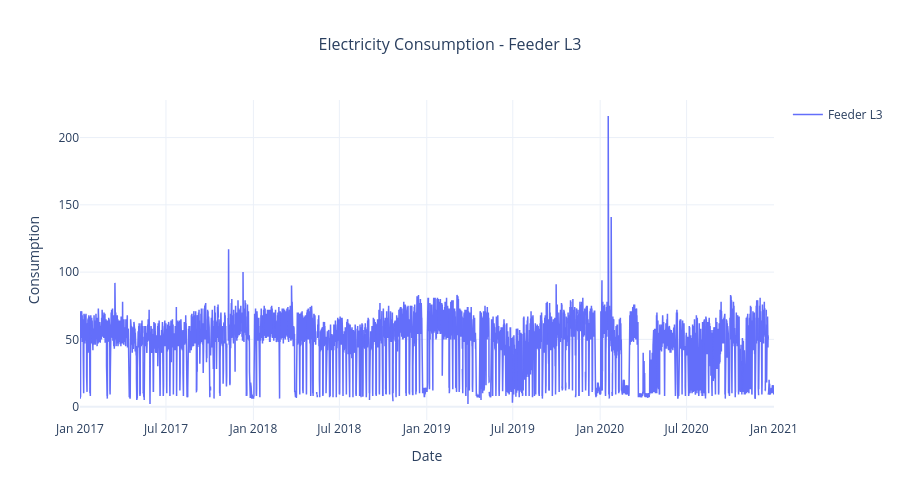
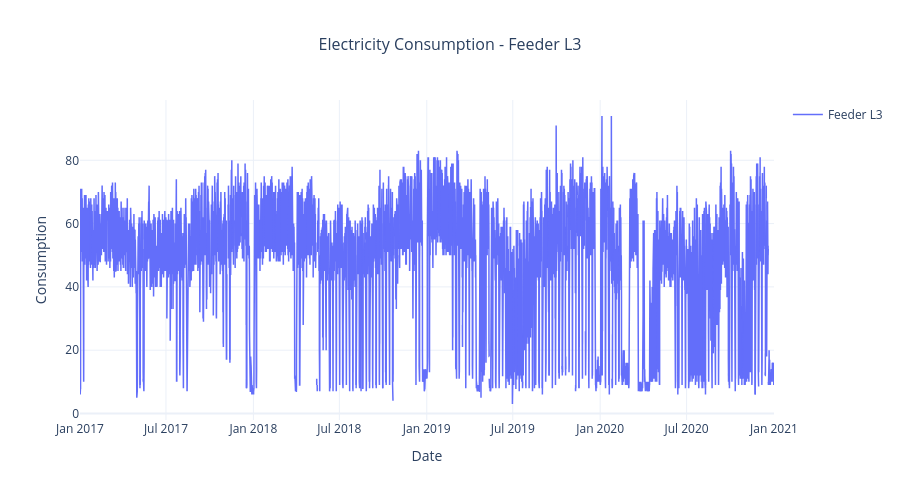

The notebook cell saved with these charts, in order:
### Markdown cell above
## Apply Z-score Outlier Removal

### Code cell
# Create a feeder instance
feeder_a1 = feeder(feeder_name)
feeder_a1.plot()
# Apply Z-score outlier removal with default settings
result = feeder_a1.apply_zscore()

# Apply with custom parameters
result = feeder_a1.apply_zscore(
    iterations=3,
    window_hours_list=[30*24, 14*24, 7*24],  # 30, 14, 7 days
    thresholds=[2.7, 2.7, 2.7],
    quantile=0.75
)

# Visualize the results
feeder_a1.plot()

### Figure 1 — Plotly figure (JSON) as saved in the notebook; plotly's stock layout.template omitted (floating-point values rounded to 4 significant figures; data arrays with more than 128 entries replaced by an {"elided": "..."} marker saying what was removed)
{"data": [{"hovertemplate": "<b>Date:</b> %{x}<br><b>Consumption:</b> %{y:.2f}<extra></extra>", "line": {"width": 1.5}, "mode": "lines", "name": "Feeder L3", "type": "scatter", "x": {"elided": "35016 str values"}, "y": {"elided": "35016 float values"}}], "layout": {"height": 500, "hovermode": "x unified", "showlegend": true, "title": {"font": {"size": 16}, "text": "Electricity Consumption - Feeder L3", "x": 0.5}, "xaxis": {"title": {"text": "Date"}}, "yaxis": {"title": {"text": "Consumption"}}}}

### Figure 2 — Plotly figure (JSON) as saved in the notebook; plotly's stock layout.template omitted (floating-point values rounded to 4 significant figures; data arrays with more than 128 entries replaced by an {"elided": "..."} marker saying what was removed)
{"data": [{"hovertemplate": "<b>Date:</b> %{x}<br><b>Consumption:</b> %{y:.2f}<extra></extra>", "line": {"width": 1.5}, "mode": "lines", "name": "Feeder L3", "type": "scatter", "x": {"elided": "35016 str values"}, "y": {"elided": "35016 float values"}}], "layout": {"height": 500, "hovermode": "x unified", "showlegend": true, "title": {"font": {"size": 16}, "text": "Electricity Consumption - Feeder L3", "x": 0.5}, "xaxis": {"title": {"text": "Date"}}, "yaxis": {"title": {"text": "Consumption"}}}}
